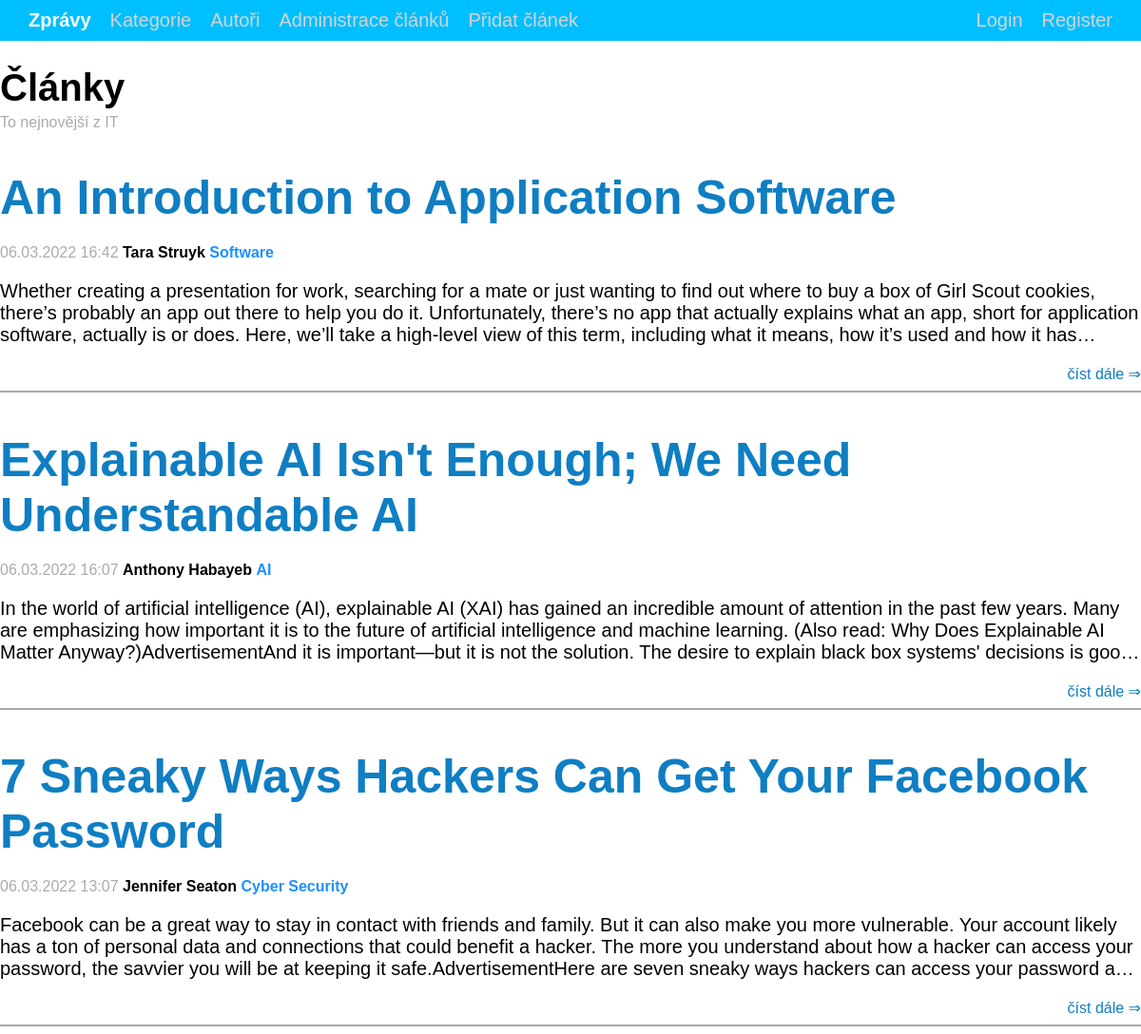
The page / on the database its author committed.
### tables this page shows
CREATE TABLE `clanek` (
  `id` int(10) UNSIGNED NOT NULL AUTO_INCREMENT,
  `id_kategorie` int(11) UNSIGNED NOT NULL,
  `id_autor` int(11) UNSIGNED NOT NULL,
  `tittle` varchar(200) NOT NULL,
  `text` text NOT NULL,
  `datum` datetime NOT NULL,
  `image` varchar(400) NOT NULL,
  `public` tinyint(1) NOT NULL,
   PRIMARY  KEY(id)
);

CREATE TABLE `kategorie` (
  `id` int(10) UNSIGNED NOT NULL AUTO_INCREMENT,
  `name` varchar(50) NOT NULL,
  `image` varchar(400) NOT NULL,
  PRIMARY  KEY(id)
);

### model/database.php (called while the page is built, shortened)
<?php
class Database
{
    protected $conn;
    public function __construct()
    {
        $this->conn = new PDO('mysql:host=' . self::HOST . ';dbname=' . self::DBNAME, self::USER, self::PASSWORD, [
            PDO::ATTR_ERRMODE => PDO::ERRMODE_EXCEPTION,
        ]);
        $this->conn->query('SET NAMES utf8');
    }
    public function select($sql, $params = [])
    {
        $stmt = $this->execute($sql, $params);
        return $stmt->fetchAll();
    }
    protected function execute($sql, $params = []){
        $stmt = $this->conn->prepare($sql);
        $stmt->execute($params);
        return $stmt;
    }
}

### index.php (the view, shortened to what this page needs)
<?php
require_once "model/database.php";
$db = new Database();
if(isset($_GET['kategorie'])){
    $sql = "select c.id, k.name, Concat(a.name, ' ', a.surname) as autorName, c.tittle, c.text, c.datum, k.id as katid, a.id as autid
        from clanek c inner join autor a on c.id_autor = a.id inner join kategorie k on k.id = c.id_kategorie
        where c.public = 1 and k.id = :id ";
    $params = [
        ':id' => $_GET['kategorie'],
    ];
    $articles = $db->select($sql,$params);
    if(Count($articles)>0){
        $subhead = $articles[0]['name'];
    }
    else{
        $subhead = "žádné články v této kategorie.";
    }
}
else{
    $sql = "select c.id, k.name, Concat(a.name, ' ', a.surname) as autorName, c.tittle, c.text, c.datum, k.id as katid, a.id as autid
        from clanek c inner join autor a on c.id_autor = a.id inner join kategorie k on k.id = c.id_kategorie
        where c.public = 1 order by c.datum desc limit 5";
    $articles = $db->select($sql);
    $subhead= "To nejnovější z IT";
}
?>
<!doctype html>
<html lang="en">
<head>
    <link rel="stylesheet" href="style.css">
</head>
<body>
<?php
$selected = 'zpravy';
require_once 'header.php';
?>
<main>
    <h1>Články</h1>
    <span class="subhead"><?=$subhead?></span>
    <?php foreach ($articles as $a): ?>
    <div class="article">
        <a href="ArticleDetail.php?id=<?= $a['id']?>"><h2><?= $a['tittle'] ?></h2></a>
        <span class="date"><?php $date = new DateTime($a['datum']);
            echo date_format($date, 'd.m.Y H:i'); ?></span>
        <a href="index.php?autor=<?=$a['autid']?>" class="autor"><?= $a['autorName'] ?></a>
        <a href="index.php?kategorie=<?=$a['katid']?>" class="kategorie"><?=$a['name']?></a>
        <?php
            $str = strip_tags($a['text']);
        ?>
        <p class="paragraph"><?=$str?></p>
        <div class="continue_reading">
        <a href="ArticleDetail.php?id=<?= $a['id']?>">číst dále &rArr;</a>
        </div>
    </div>
        <hr>
    <?php endforeach; ?>
</main>
</body>
</html>

### header.php (shortened to what this page needs)
<?php
$z = '';
$k = '';
$a = '';
$admin = '';
$p = '';
$l = '';
$r = '';
switch ($selected) {
    case 'zpravy':
        $z = 'selected';
        break;
}
echo "<div class='header'>";
echo "<div class='links'>";
echo "<span class='header_item' ><a id='$z' href='index.php'>Zprávy</a></span>";
echo "<span class='header_item' ><a id='$k' href='kategorie.php'>Kategorie</a></span>";
echo "<span class='header_item' ><a id='$a' href='autor.php'>Autoři</a></span>";
echo "<span class='header_item' ><a id='$admin' href='article_admin.php'>Administrace článků</a></span>";
echo "<span class='header_item' ><a id='$p' href='article_add.php'>Přidat článek</a></span>";
echo "</div>";
echo "<div class='links_right'>";
if(!isset($_SESSION['user'])){
    echo "<span class='header_item' ><a id='$l' href='Login.php'>Login</a></span>";
    echo "<span class='header_item' ><a id='$r' href='autor_add.php'>Register</a></span>";
}
else{
    $name = $_SESSION['user']['name']." ".$_SESSION['user']['surname'];
    echo "<span class='header_item' ><a id='$l' href='autor_edit.php'>$name</a></span>";
    echo "<span class='header_item' ><a id='$r' href='logout.php'>Logout</a></span>";
}
echo "</div>";
echo "</div>";

### style.css (style rules this page uses)
body { font-family: sans-serif; max-width: 1600px; margin: 0 auto; }
.header { background-color: deepskyblue; padding: 10px 20px; font-size: 20px; display: flex; }
.links { flex: 1; }
.header_item { padding: 10px; }
.header_item a { color: lightgray; text-decoration: none; }
#selected { color: white; font-weight: bold; }
main { max-width: 1400px; margin: 0 auto; }
h1 { font-size: 40px; margin-bottom: 5px; }
.subhead { color: #ababab; }
h2 { font-size: 50px; color: #0f7ec2; margin-bottom: 20px; }
hr { border: solid 1px darkgrey; }
a { text-decoration: none; }
.date { color: #ababab; }
.autor { color: black; font-weight: bold; text-decoration: none; }
.kategorie { color: dodgerblue; font-weight: bold; text-decoration: none; }
.paragraph { overflow: hidden; text-overflow: ellipsis; display: -webkit-box; -webkit-box-orient: vertical; -webkit-line-clamp: 3; font-size: 20px; }
.continue_reading { text-align: right; }
.continue_reading a { color: #0f7ec2; text-decoration: none; }

### rows shown on the page
clanek: tittle "An Introduction to Application Software", datum "06.03.2022 16:42", autorName "Tara Struyk", id_kategorie.name "Software", text "Whether creating a presentation for work, searching for a mate or just wanting to find out where to buy a box of Girl Scout cookies, there’s probably an app out there to help you do it. Unfortunately, there’s no app that actually explains what an app, short for application software, actually is or does. Here, we’ll take a high-level view of this term, including what it means, how it’s used and how it…"
clanek: tittle "Explainable AI Isn't Enough; We Need Understandable AI", datum "06.03.2022 16:07", autorName "Anthony Habayeb", id_kategorie.name "AI", text "In the world of artificial intelligence (AI), explainable AI (XAI) has gained an incredible amount of attention in the past few years. Many are emphasizing how important it is to the future of artificial intelligence and machine learning. (Also read: Why Does Explainable AI Matter Anyway?)AdvertisementAnd it is important—but it is not the solution. The desire to explain black box systems' decisions is…"
clanek: tittle "7 Sneaky Ways Hackers Can Get Your Facebook Password", datum "06.03.2022 13:07", autorName "Jennifer Seaton", id_kategorie.name "Cyber Security", text "Facebook can be a great way to stay in contact with friends and family. But it can also make you more vulnerable. Your account likely has a ton of personal data and connections that could benefit a hacker. The more you understand about how a hacker can access your password, the savvier you will be at keeping it safe.AdvertisementHere are seven sneaky ways hackers can access your password…"

### other values the page prints
$subhead "To nejnovější z IT"
